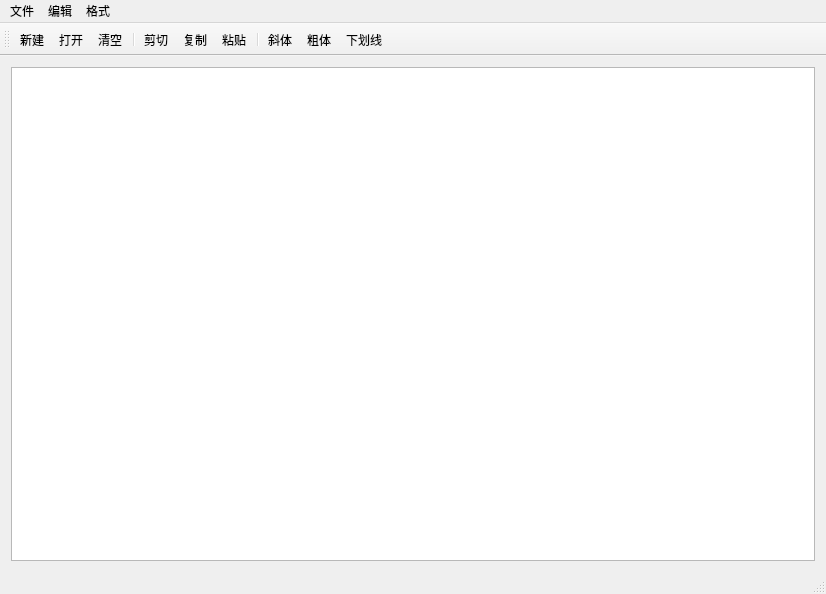
<?xml version="1.0" encoding="UTF-8"?>
<ui version="4.0">
 <class>QWMainWind</class>
 <widget class="QMainWindow" name="QWMainWind">
  <property name="geometry">
   <rect>
    <x>0</x>
    <y>0</y>
    <width>826</width>
    <height>594</height>
   </rect>
  </property>
  <property name="windowTitle">
   <string>QWMainWind</string>
  </property>
  <widget class="QWidget" name="centralWidget">
   <layout class="QVBoxLayout" name="verticalLayout">
    <item>
     <layout class="QHBoxLayout" name="horizontalLayout">
      <item>
       <widget class="QTextEdit" name="txtEdit"/>
      </item>
     </layout>
    </item>
   </layout>
  </widget>
  <widget class="QMenuBar" name="menuBar">
   <property name="geometry">
    <rect>
     <x>0</x>
     <y>0</y>
     <width>826</width>
     <height>23</height>
    </rect>
   </property>
   <widget class="QMenu" name="menu">
    <property name="title">
     <string>文件</string>
    </property>
    <addaction name="action_new"/>
    <addaction name="action_option"/>
    <addaction name="separator"/>
    <addaction name="action_close"/>
   </widget>
   <widget class="QMenu" name="menu_2">
    <property name="title">
     <string>编辑</string>
    </property>
    <addaction name="action_cut"/>
    <addaction name="action_copy"/>
    <addaction name="action_paste"/>
    <addaction name="separator"/>
    <addaction name="action_clear"/>
   </widget>
   <widget class="QMenu" name="menu_3">
    <property name="title">
     <string>格式</string>
    </property>
    <addaction name="action_bold"/>
    <addaction name="action_italic"/>
    <addaction name="action_underline"/>
    <addaction name="separator"/>
    <addaction name="action_show_label"/>
   </widget>
   <addaction name="menu"/>
   <addaction name="menu_2"/>
   <addaction name="menu_3"/>
  </widget>
  <widget class="QToolBar" name="mainToolBar">
   <property name="toolButtonStyle">
    <enum>Qt::ToolButtonTextUnderIcon</enum>
   </property>
   <attribute name="toolBarArea">
    <enum>TopToolBarArea</enum>
   </attribute>
   <attribute name="toolBarBreak">
    <bool>false</bool>
   </attribute>
   <addaction name="action_new"/>
   <addaction name="action_option"/>
   <addaction name="action_clear"/>
   <addaction name="separator"/>
   <addaction name="action_cut"/>
   <addaction name="action_copy"/>
   <addaction name="action_paste"/>
   <addaction name="separator"/>
   <addaction name="action_italic"/>
   <addaction name="action_bold"/>
   <addaction name="action_underline"/>
  </widget>
  <widget class="QStatusBar" name="statusBar"/>
  <action name="action_cut">
   <property name="checkable">
    <bool>false</bool>
   </property>
   <property name="icon">
    <iconset resource="res.qrc">
     <normaloff>:/images/images/cut.bmp</normaloff>:/images/images/cut.bmp</iconset>
   </property>
   <property name="text">
    <string>剪切</string>
   </property>
   <property name="toolTip">
    <string>剪切</string>
   </property>
   <property name="shortcut">
    <string>Ctrl+X</string>
   </property>
  </action>
  <action name="action_copy">
   <property name="icon">
    <iconset resource="res.qrc">
     <normaloff>:/images/images/120.bmp</normaloff>:/images/images/120.bmp</iconset>
   </property>
   <property name="text">
    <string>复制</string>
   </property>
   <property name="toolTip">
    <string>拷贝内容</string>
   </property>
   <property name="shortcut">
    <string>Ctrl+C</string>
   </property>
  </action>
  <action name="action_paste">
   <property name="icon">
    <iconset resource="res.qrc">
     <normaloff>:/images/images/paste.bmp</normaloff>:/images/images/paste.bmp</iconset>
   </property>
   <property name="text">
    <string>粘贴</string>
   </property>
   <property name="toolTip">
    <string>粘贴</string>
   </property>
   <property name="shortcut">
    <string>Ctrl+V</string>
   </property>
  </action>
  <action name="action_bold">
   <property name="checkable">
    <bool>true</bool>
   </property>
   <property name="icon">
    <iconset resource="res.qrc">
     <normaloff>:/images/images/BLD.BMP</normaloff>:/images/images/BLD.BMP</iconset>
   </property>
   <property name="text">
    <string>粗体</string>
   </property>
   <property name="toolTip">
    <string>粗体</string>
   </property>
   <property name="font">
    <font>
     <family>SimSun-ExtB</family>
     <pointsize>9</pointsize>
    </font>
   </property>
   <property name="shortcut">
    <string>Ctrl+B</string>
   </property>
  </action>
  <action name="action_italic">
   <property name="icon">
    <iconset resource="res.qrc">
     <normaloff>:/images/images/ITL.BMP</normaloff>:/images/images/ITL.BMP</iconset>
   </property>
   <property name="text">
    <string>斜体</string>
   </property>
   <property name="toolTip">
    <string>斜体</string>
   </property>
   <property name="shortcut">
    <string>Ctrl+I</string>
   </property>
  </action>
  <action name="action_underline">
   <property name="icon">
    <iconset resource="res.qrc">
     <normaloff>:/images/images/UNDRLN.BMP</normaloff>:/images/images/UNDRLN.BMP</iconset>
   </property>
   <property name="text">
    <string>下划线</string>
   </property>
   <property name="toolTip">
    <string>下划线</string>
   </property>
   <property name="shortcut">
    <string>Ctrl+U</string>
   </property>
  </action>
  <action name="action_close">
   <property name="icon">
    <iconset resource="res.qrc">
     <normaloff>:/images/images/exit.bmp</normaloff>:/images/images/exit.bmp</iconset>
   </property>
   <property name="text">
    <string>退出</string>
   </property>
   <property name="toolTip">
    <string>退出</string>
   </property>
   <property name="shortcut">
    <string>Ctrl+Q</string>
   </property>
  </action>
  <action name="action_option">
   <property name="icon">
    <iconset resource="res.qrc">
     <normaloff>:/images/images/open3.bmp</normaloff>:/images/images/open3.bmp</iconset>
   </property>
   <property name="text">
    <string>打开</string>
   </property>
   <property name="toolTip">
    <string>打开一个文件</string>
   </property>
   <property name="shortcut">
    <string>Ctrl+O</string>
   </property>
  </action>
  <action name="action_clear">
   <property name="icon">
    <iconset resource="res.qrc">
     <normaloff>:/images/images/103.bmp</normaloff>:/images/images/103.bmp</iconset>
   </property>
   <property name="text">
    <string>清空</string>
   </property>
   <property name="toolTip">
    <string>清空内容</string>
   </property>
   <property name="shortcut">
    <string>Ctrl+Alt+C</string>
   </property>
  </action>
  <action name="action_set_font">
   <property name="icon">
    <iconset resource="res.qrc">
     <normaloff>:/images/images/20.ico</normaloff>:/images/images/20.ico</iconset>
   </property>
   <property name="text">
    <string>字体设置</string>
   </property>
   <property name="toolTip">
    <string>字体设置</string>
   </property>
  </action>
  <action name="action_new">
   <property name="icon">
    <iconset resource="res.qrc">
     <normaloff>:/images/images/new2.bmp</normaloff>:/images/images/new2.bmp</iconset>
   </property>
   <property name="text">
    <string>新建</string>
   </property>
   <property name="toolTip">
    <string>新建文档</string>
   </property>
   <property name="shortcut">
    <string>Ctrl+N</string>
   </property>
  </action>
  <action name="action_show_label">
   <property name="icon">
    <iconset resource="res.qrc">
     <normaloff>:/images/images/430.bmp</normaloff>:/images/images/430.bmp</iconset>
   </property>
   <property name="text">
    <string>显示工具栏文字标签</string>
   </property>
   <property name="toolTip">
    <string>显示工具栏文字标签</string>
   </property>
  </action>
 </widget>
 <layoutdefault spacing="6" margin="11"/>
 <resources>
  <include location="res.qrc"/>
 </resources>
 <connections>
  <connection>
   <sender>action_cut</sender>
   <signal>triggered()</signal>
   <receiver>txtEdit</receiver>
   <slot>cut()</slot>
   <hints>
    <hint type="sourcelabel">
     <x>-1</x>
     <y>-1</y>
    </hint>
    <hint type="destinationlabel">
     <x>412</x>
     <y>322</y>
    </hint>
   </hints>
  </connection>
  <connection>
   <sender>action_paste</sender>
   <signal>triggered()</signal>
   <receiver>txtEdit</receiver>
   <slot>paste()</slot>
   <hints>
    <hint type="sourcelabel">
     <x>-1</x>
     <y>-1</y>
    </hint>
    <hint type="destinationlabel">
     <x>412</x>
     <y>322</y>
    </hint>
   </hints>
  </connection>
  <connection>
   <sender>action_copy</sender>
   <signal>triggered()</signal>
   <receiver>txtEdit</receiver>
   <slot>copy()</slot>
   <hints>
    <hint type="sourcelabel">
     <x>-1</x>
     <y>-1</y>
    </hint>
    <hint type="destinationlabel">
     <x>412</x>
     <y>322</y>
    </hint>
   </hints>
  </connection>
  <connection>
   <sender>action_close</sender>
   <signal>triggered()</signal>
   <receiver>QWMainWind</receiver>
   <slot>close()</slot>
   <hints>
    <hint type="sourcelabel">
     <x>-1</x>
     <y>-1</y>
    </hint>
    <hint type="destinationlabel">
     <x>412</x>
     <y>296</y>
    </hint>
   </hints>
  </connection>
  <connection>
   <sender>action_clear</sender>
   <signal>triggered()</signal>
   <receiver>txtEdit</receiver>
   <slot>clear()</slot>
   <hints>
    <hint type="sourcelabel">
     <x>-1</x>
     <y>-1</y>
    </hint>
    <hint type="destinationlabel">
     <x>412</x>
     <y>322</y>
    </hint>
   </hints>
  </connection>
 </connections>
</ui>
